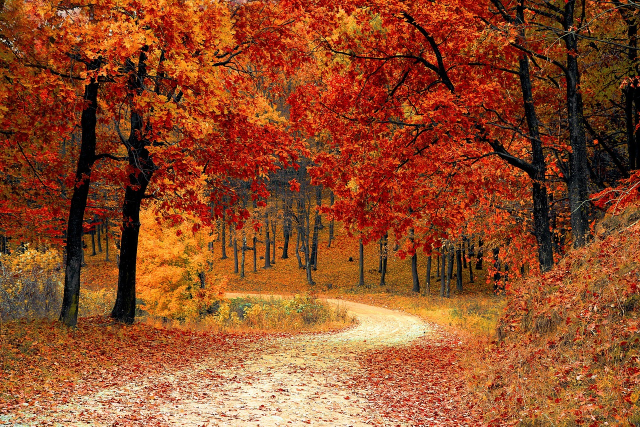
#> input picture nature1.jpg, 1280 x 853 px (shown at 1/2 size)
$ python blendimg.py
#> lines starting #> are read from the running program, lines starting #| are printed output that depends on the picture
import cv2 as cv
import numpy as np
from matplotlib import pyplot as plt


def blend():
    '''
    Image Blending Using Pyramid
    1. Load two images
    2. Find Gaussian Pyramids for two images. Upto 6 level
    3. From Gaussian Pyramids,find their Laplacian Pyramids.
    4. Now Join the images in each levels of laplacian P.
    5. Finally from this joint image Pyramids, reconstruct the
        Original Image.
    '''
    n1 = cv.imread("nature1.jpg")
#> n1 is the input picture: shape (853, 1280, 3); mean B, G, R 40.5, 76, 144.5
    n2 = cv.imread("nature2.jpg")
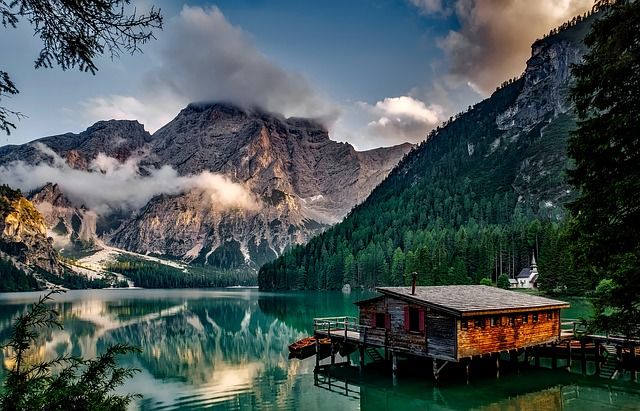
#> input picture nature2.jpg, 640 x 411 px
#> n2 is the input picture: shape (411, 640, 3); mean B, G, R 83.8, 84.1, 72.4

    print(n1.shape)
#| (853, 1280, 3)
    print(n2.shape)
#| (411, 640, 3)

    # Resize images to 512x512
    n1 = cv.resize(n1, (512, 512))
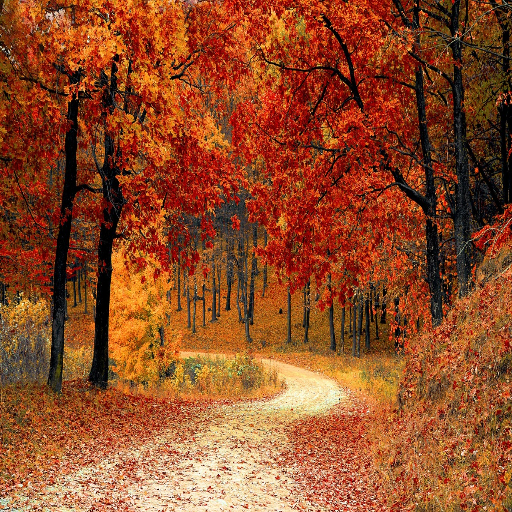
#> n1: shape (512, 512, 3); mean B, G, R 40.4, 75.9, 144.4
    n2 = cv.resize(n2, (512, 512))
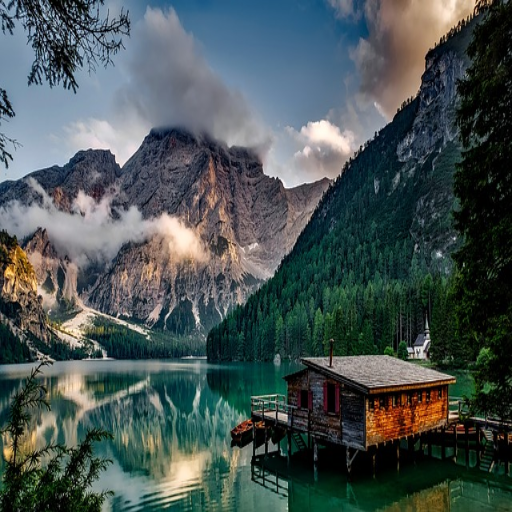
#> n2: shape (512, 512, 3); mean B, G, R 83.6, 84, 72.3


    # n1_n2 = np.hstack((n1[:, :256], n2[:, 256:]))

    '''
    Generate Gaussian Pyramid for Nature 1
    '''
    n1_copy = n1.copy()
    gp_n1 = [n1_copy]

    for i in range(6):
        n1_copy = cv.pyrDown(n1_copy)
        gp_n1.append(n1_copy)
#> this loop made 6 passes
#> pass 3, in blend, `n1_copy = cv.pyrDown(n1_copy)`:
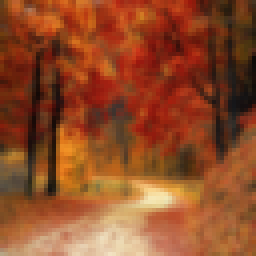
#> n1_copy: shape (64, 64, 3) (shown 4 times larger); mean B, G, R 39.8, 75.3, 144.1
#> after the loop, gp_n1 = 7 items

    '''
    Generate Gaussian Pyramid for Nature 2
    '''
    n2_copy = n2.copy()
    gp_n2 = [n2_copy]

    for i in range(6):
        n2_copy = cv.pyrDown(n2_copy)
        gp_n2.append(n2_copy)
#> this loop made 6 passes
#> pass 3, in blend, `n2_copy = cv.pyrDown(n2_copy)`:
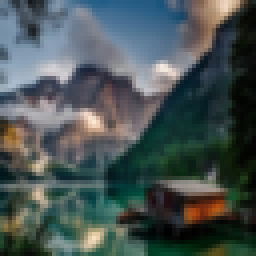
#> n2_copy: shape (64, 64, 3) (shown 4 times larger); mean B, G, R 84.6, 84.7, 73
#> after the loop, gp_n2 = 7 items

    '''
    Laplacian Pyramid for Nature 1
    '''
    n1_copy = gp_n1[5]
    lp_n1 = [n1_copy]

    for i in range(5, 0, -1):
        gp_ex = cv.pyrUp(gp_n1[i])
        lap = cv.subtract(gp_n1[i-1], gp_ex)
        lp_n1.append(lap)
#> after the loop, lp_n1 = 6 items

    '''
    Laplacian Pyramid for Nature 2
    '''
    n2_copy = gp_n2[5]
    lp_n2 = [n2_copy]
    print("gp_n1[i-1] shape:", gp_n1[i-1].shape)
#| gp_n1[i-1] shape: (512, 512, 3)
    ("gp_ex shape:", gp_ex.shape)
    lap = cv.subtract(gp_n1[i-1], gp_ex)

    for i in range(5, 0, -1):
        gp_ex = cv.pyrUp(gp_n2[i])
        lap = cv.subtract(gp_n2[i-1], gp_ex)
        lp_n2.append(lap)
#> after the loop, lp_n2 = 6 items

    '''
    Join Half the Pyramid
    '''
    n1_n2_pyramid = []
    n = 0
    for n1_lap, n2_lap in zip(lp_n1, lp_n2):
        n += 1
        cols, rows, ch = n1_lap.shape
        laplacian = np.hstack(
            (n1_lap[:, 0:int(cols/2)], n2_lap[:, int(cols/2):]))
        n1_n2_pyramid.append(laplacian)
#> this loop made 6 passes
#> (cols, rows) on passes 1 to 6: (16, 16), (32, 32), (64, 64), (128, 128), (256, 256), (512, 512)
#> pass 3, in blend, `laplacian = np.hstack( (n1_lap[:, 0:int(cols/2)], n2_lap[:, int(cols/2..`:
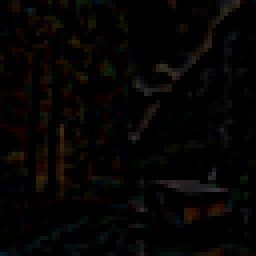
#> laplacian: shape (64, 64, 3) (shown 4 times larger); mean of channels 0, 1, 2 2.9, 4.1, 5.2; drawn as B, G, R
#> after the loop, n = 6; n1_n2_pyramid = 6 items

    '''
    Reconstruct
    '''
    reconstruct = n1_n2_pyramid[0]
    for i in range(1, 6):
        reconstruct = cv.pyrUp(reconstruct)
        reconstruct = cv.add(n1_n2_pyramid[i], reconstruct)
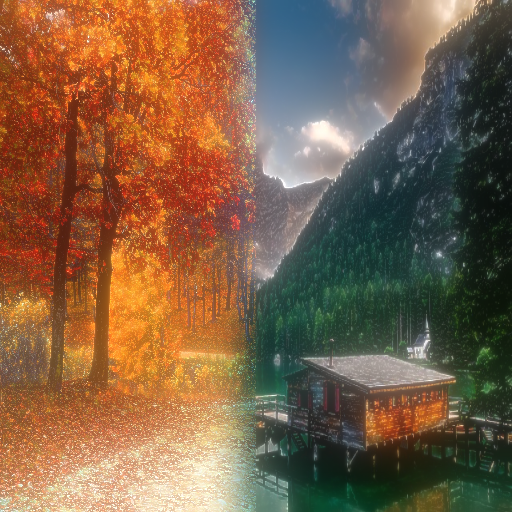
#> reconstruct: shape (512, 512, 3); mean of channels 0, 1, 2 70.2, 96, 125.8; drawn as B, G, R

    # cv.imshow("Nature 1", n1)
    # cv.imshow("Nature 2", n2)
    cv.imshow("N1_N2", reconstruct)
    cv.waitKey()
    cv.destroyAllWindows()


if __name__ == "__main__":
    blend()
